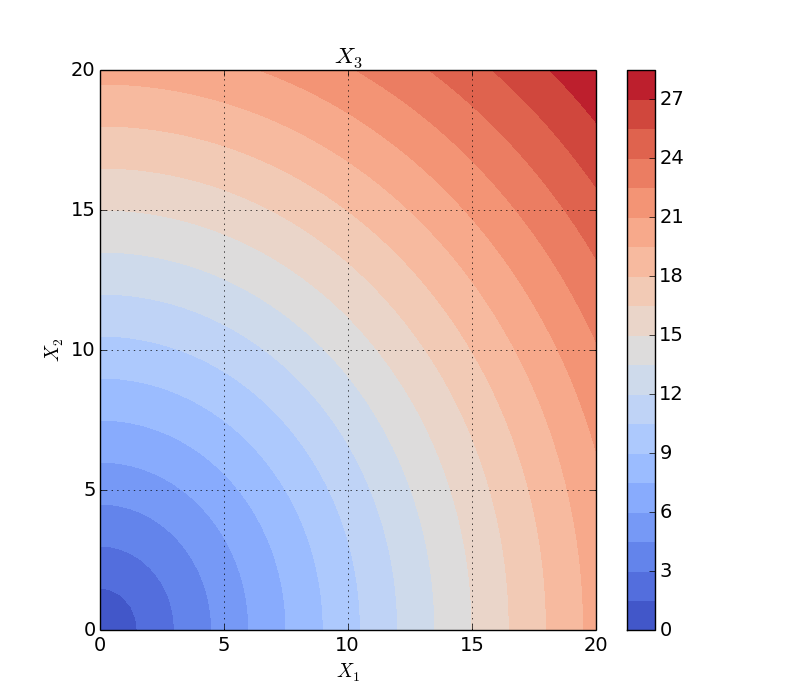

Recreate this plot in Python.
# This document is prepared by Aysenur Toptan
# for

import matplotlib
import matplotlib.pyplot as plt
import math
import numpy as np
import csv
import os

import matplotlib as mpl
from matplotlib import cm
from mpl_toolkits.mplot3d import axes3d


plt.rc("font", size=14)
mpl.rcParams['legend.fontsize'] = 9

fig = plt.figure(figsize=(8,7))
xlist = np.linspace(0.0, 20.0, 50)
ylist = np.linspace(0.0, 20.0, 50)
X, Y = np.meshgrid(xlist, ylist)
Z= np.sqrt(X**2+Y**2)
plt.contourf(X, Y, Z, 20, cmap=cm.coolwarm) # 20 : number of levels
plt.colorbar()
plt.xlabel('$X_{1}$')
plt.ylabel('$X_{2}$')
plt.title('$X_{3}$')
plt.grid(True)
plt.savefig('contourf_2d.png');
plt.close(fig)
